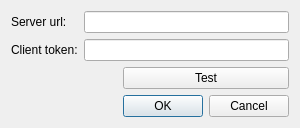
<?xml version="1.0" encoding="UTF-8"?>
<ui version="4.0">
 <class>Dialog</class>
 <widget class="QDialog" name="Dialog">
  <property name="geometry">
   <rect>
    <x>0</x>
    <y>0</y>
    <width>300</width>
    <height>124</height>
   </rect>
  </property>
  <property name="windowTitle">
   <string>Dialog</string>
  </property>
  <layout class="QGridLayout" name="gridLayout">
   <item row="0" column="0" colspan="2">
    <layout class="QFormLayout" name="formLayout">
     <item row="0" column="0">
      <widget class="QLabel" name="label">
       <property name="text">
        <string>Server url:</string>
       </property>
      </widget>
     </item>
     <item row="0" column="1">
      <widget class="QLineEdit" name="line_url"/>
     </item>
     <item row="1" column="0">
      <widget class="QLabel" name="label_2">
       <property name="text">
        <string>Client token:</string>
       </property>
      </widget>
     </item>
     <item row="1" column="1">
      <widget class="QLineEdit" name="line_token"/>
     </item>
    </layout>
   </item>
   <item row="1" column="1">
    <widget class="QPushButton" name="pb_test">
     <property name="text">
      <string>Test</string>
     </property>
    </widget>
   </item>
   <item row="2" column="1">
    <widget class="QDialogButtonBox" name="buttonBox">
     <property name="orientation">
      <enum>Qt::Horizontal</enum>
     </property>
     <property name="standardButtons">
      <set>QDialogButtonBox::Cancel|QDialogButtonBox::Ok</set>
     </property>
    </widget>
   </item>
   <item row="1" column="0">
    <spacer name="horizontalSpacer">
     <property name="orientation">
      <enum>Qt::Horizontal</enum>
     </property>
     <property name="sizeHint" stdset="0">
      <size>
       <width>40</width>
       <height>20</height>
      </size>
     </property>
    </spacer>
   </item>
  </layout>
 </widget>
 <resources/>
 <connections>
  <connection>
   <sender>buttonBox</sender>
   <signal>accepted()</signal>
   <receiver>Dialog</receiver>
   <slot>accept()</slot>
   <hints>
    <hint type="sourcelabel">
     <x>248</x>
     <y>254</y>
    </hint>
    <hint type="destinationlabel">
     <x>157</x>
     <y>274</y>
    </hint>
   </hints>
  </connection>
  <connection>
   <sender>buttonBox</sender>
   <signal>rejected()</signal>
   <receiver>Dialog</receiver>
   <slot>reject()</slot>
   <hints>
    <hint type="sourcelabel">
     <x>316</x>
     <y>260</y>
    </hint>
    <hint type="destinationlabel">
     <x>286</x>
     <y>274</y>
    </hint>
   </hints>
  </connection>
 </connections>
</ui>
